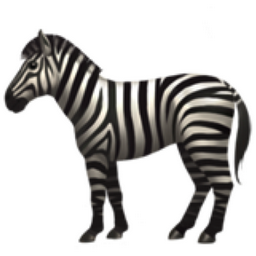
#> input picture images/zebra.png, 256 x 256 px, found by its file name
$ python work_rdl.py
#> lines starting #> are read from the running program, lines starting #| are printed output that depends on the picture
### src/image_helper/image_manager.py
"""Class for managing image reading/writing"""
import cv2
import numpy as np

class ImageManager:

    image_dir: str = None


    def __init__(self, image_dir: str):
        assert image_dir and isinstance(image_dir, str), \
            "Image dir cannot be None or empty string"

        if not image_dir.endswith('/'):
            image_dir += '/'

        self.image_dir = image_dir


    def read_image(self, file_name: str):
        """Read image from given path and return array"""
#> called with file_name = 'zebra.png'
        image_path = self.image_dir + file_name
        image = cv2.imread(image_path)
#> image is the input picture: shape (256, 256, 3); mean B, G, R 192.3, 193.8, 195.2
        return image

    @staticmethod
    def get_image_size(image) -> np.ndarray:
        size = np.asarray(image.shape[:2], dtype='int')
#> size = [256, 256]
        return size

### src/image_helper/image_tools.py
from ctypes import resize
import cv2
import numpy as np
from image_helper import ImageManager


# [5 lines left out: function show_image, not called in this run]


def downscale_image(input_image: np.ndarray, scale: float, interpolation=cv2.INTER_LINEAR):
    """Downscale image by given scale factor using custom interpolation function"""
    assert 0.0 < scale <= 1.0, f"'scale={scale}' not in (0, 1)"
    input_image_size = ImageManager.get_image_size(image=input_image)
#> input_image_size = [256, 256]
    resized_image_size = np.floor(input_image_size * scale).astype('int')
#> resized_image_size = [128, 128]
    resized_image = cv2.resize(input_image, resized_image_size, interpolation=interpolation)
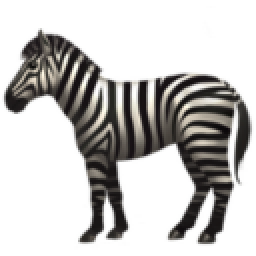
#> resized_image: shape (128, 128, 3) (shown 2 times larger); mean B, G, R 192.4, 193.9, 195.3
    return resized_image

### src/work_rdl.py
from image_helper import ImageManager
from image_helper import downscale_image
import cv2


if True:
    image_manager = ImageManager(image_dir='images')
    image = image_manager.read_image(file_name='zebra.png')
    downscaled_image = downscale_image(input_image=image, scale=0.5)
